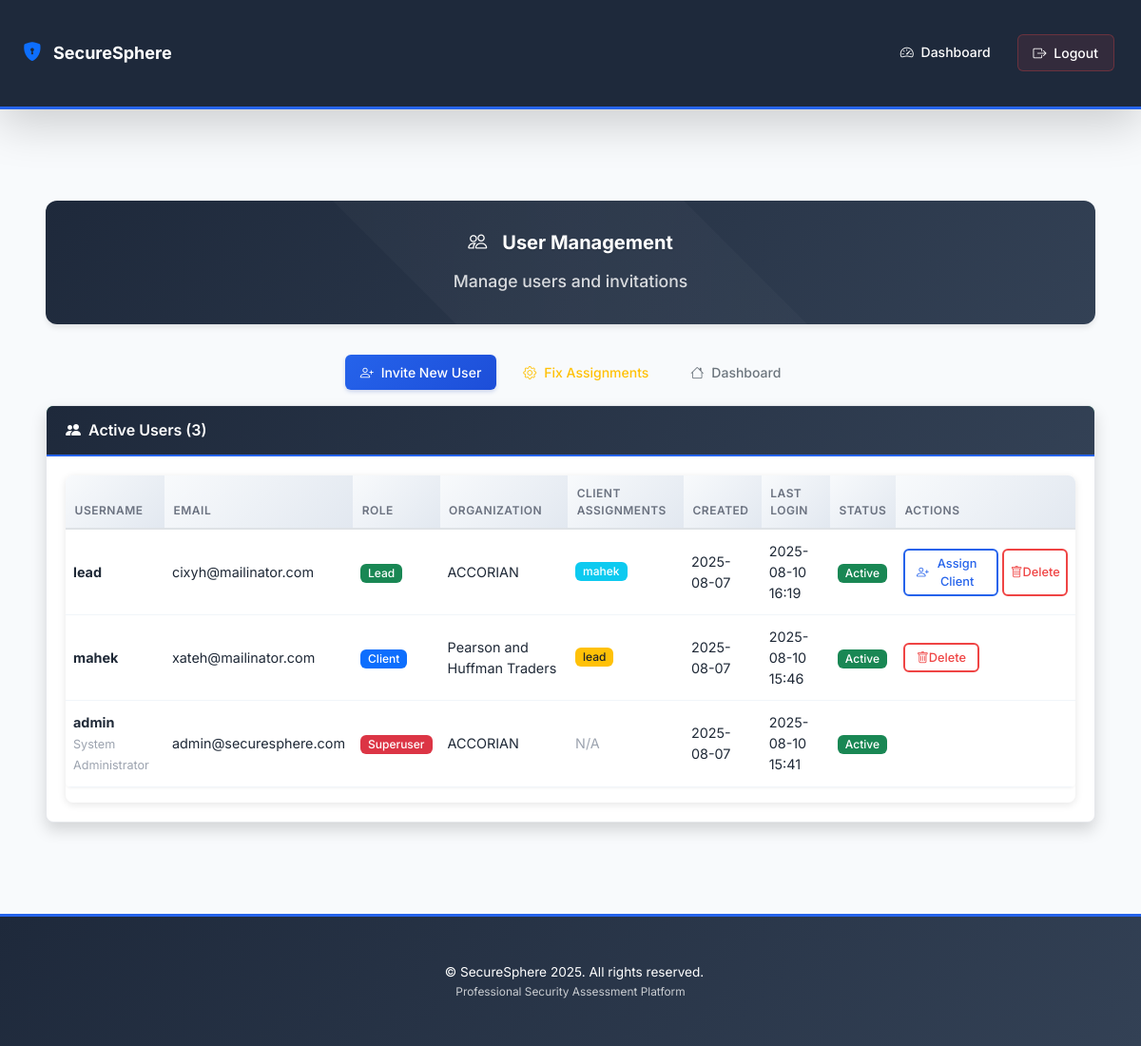
/admin/manage_users (signed in), run on the app's committed database.
### app.py (models this page shows, shortened)
class User(db.Model):
    __tablename__ = 'users'
    id = db.Column(db.Integer, primary_key=True)
    username = db.Column(db.String(80), unique=True, nullable=False, index=True)
    email = db.Column(db.String(120), nullable=False, index=True)
    password_hash = db.Column(db.String(200), nullable=False)
    role = db.Column(db.String(20), nullable=False, default='client')  # client, lead, superuser
    organization = db.Column(db.String(200), default='ACCORIAN')
    assigned_client_id = db.Column(db.Integer, db.ForeignKey('users.id'), nullable=True)  # For leads - which client they can review
    first_name = db.Column(db.String(100))
    last_name = db.Column(db.String(100))
    phone = db.Column(db.String(20))
    is_active = db.Column(db.Boolean, default=True)
    first_login = db.Column(db.Boolean, default=True)
    created_at = db.Column(db.DateTime, default=lambda: datetime.now(timezone.utc))
    last_login = db.Column(db.DateTime)
    products = db.relationship('Product', backref='owner', lazy=True, cascade='all, delete-orphan')
    responses = db.relationship('QuestionnaireResponse', backref='user', lazy=True)
    assigned_client = db.relationship('User', remote_side=[id], backref='assigned_leads', foreign_keys=[assigned_client_id])
    def get_accessible_clients(self):
        if self.role == 'superuser':
            return User.query.filter_by(role='client', is_active=True).all()
        elif self.role == 'lead':
            clients = []
            if self.assigned_client_id:
                old_client = User.query.filter_by(id=self.assigned_client_id, role='client', is_active=True).first()
                if old_client:
                    clients.append(old_client)
            new_clients = self.assigned_clients.filter_by(role='client', is_active=True).all()
            all_clients = {client.id: client for client in clients + new_clients}
            return list(all_clients.values())
        elif self.role == 'client':
            return [self]
        return []

### app.py (the view)
@app.route('/admin/manage_users')
@login_required('superuser')
def manage_users():
    users = User.query.order_by(User.created_at.desc()).all()
    pending_invitations = InvitationToken.query.filter_by(is_used=False).order_by(InvitationToken.created_at.desc()).all()
    clients = User.query.filter_by(role='client', is_active=True).order_by(User.username).all()
    return render_template('admin_manage_users.html', users=users, pending_invitations=pending_invitations, clients=clients)

### app.py (called while the page is built)
def login_required(role=None):
    def decorator(f):
        @wraps(f)
        def decorated_function(*args, **kwargs):
            if 'user_id' not in session:
                return redirect(url_for('login'))
            if role and session.get('role') != role:
                flash('Access denied!')
                return redirect(url_for('dashboard'))
            return f(*args, **kwargs)
        return decorated_function
    return decorator

### templates/admin_manage_users.html (shortened to what this page needs)
{% extends "base.html" %}
{% block content %}
<div class="container my-4">
    <div class="dashboard-header text-center">
        <h1 class="display-5 fw-bold">
            <i class="bi bi-people me-3"></i>User Management
        </h1>
        <p class="lead mb-0">Manage users and invitations</p>
    </div>
    <div class="row mb-4">
        <div class="col-12 text-center">
            <a href="{{ url_for('invite_client') }}" class="btn btn-primary me-2">
                <i class="bi bi-person-plus me-2"></i>Invite New User
            </a>
            <form method="POST" action="{{ url_for('fix_assignments') }}" style="display: inline;">
                <button type="submit" class="btn btn-outline-warning me-2" onclick="return confirm('Fix any assignment inconsistencies? This will synchronize old and new assignment systems.')">
                    <i class="bi bi-gear me-2"></i>Fix Assignments
                </button>
            </form>
            <a href="{{ url_for('dashboard') }}" class="btn btn-outline-secondary">
                <i class="bi bi-house me-2"></i>Dashboard
            </a>
        </div>
    </div>
    <div class="card shadow">
        <div class="card-header bg-success text-white">
            <h5 class="mb-0">
                <i class="bi bi-people-fill me-2"></i>Active Users ({{ users|length }})
            </h5>
        </div>
        <div class="card-body">
            <div class="table-responsive">
                <table class="table table-hover">
                    <thead>
                        <tr>
                            <th>Username</th>
                            <th>Email</th>
                            <th>Role</th>
                            <th>Organization</th>
                            <th>Client Assignments</th>
                            <th>Created</th>
                            <th>Last Login</th>
                            <th>Status</th>
                            <th>Actions</th>
                        </tr>
                    </thead>
                    <tbody>
                        {% for user in users %}
                        <tr>
                            <td>
                                <strong>{{ user.username }}</strong>
                                {% if user.first_name or user.last_name %}
                                <br><small class="text-muted">{{ user.first_name }} {{ user.last_name }}</small>
                                {% endif %}
                            </td>
                            <td>{{ user.email }}</td>
                            <td>
                                <span class="badge bg-{% if user.role == 'superuser' %}danger{% elif user.role == 'lead' %}success{% else %}primary{% endif %}">
                                    {{ user.role.title() }}
                                </span>
                            </td>
                            <td>{{ user.organization or 'N/A' }}</td>
                            <td>
                                {% if user.role == 'lead' %}
                                    {% set accessible_clients = user.get_accessible_clients() %}
                                    {% if accessible_clients %}
                                        <div class="mb-1">
                                            {% for client in accessible_clients %}
                                                <span class="badge bg-info me-1">{{ client.username }}</span>
                                            {% endfor %}
                                        </div>
                                    {% else %}
                                        <span class="text-muted">No clients assigned</span>
                                    {% endif %}
                                {% elif user.role == 'client' %}
                                    {% set assigned_leads = user.assigned_to_leads.all() %}
                                    {% if assigned_leads %}
                                        <div class="mb-1">
                                            {% for lead in assigned_leads %}
                                                <span class="badge bg-warning text-dark me-1">{{ lead.username }}</span>
                                            {% endfor %}
                                        </div>
                                    {% else %}
                                        <span class="text-muted">No leads assigned</span>
                                    {% endif %}
                                {% else %}
                                    <span class="text-muted">N/A</span>
                                {% endif %}
                            </td>
                            <td>{{ user.created_at.strftime('%Y-%m-%d') if user.created_at else 'N/A' }}</td>
                            <td>{{ user.last_login.strftime('%Y-%m-%d %H:%M') if user.last_login else 'Never' }}</td>
                            <td>
                                {% if user.is_active %}
                                    <span class="badge bg-success">Active</span>
                                {% else %}
                                    <span class="badge bg-secondary">Inactive</span>
                                {% endif %}
                            </td>
                            <td>
                                <div class="d-flex gap-1">
                                    {% if user.role == 'lead' %}
                                        <button class="btn btn-outline-primary btn-sm"
                                                onclick="showAssignClientModal({{ user.id }}, '{{ user.username }}')">
                                            <i class="bi bi-person-plus"></i> Assign Client
                                        </button>
                                    {% endif %}
                                    {% if user.role != 'superuser' %}
                                        <button class="btn btn-outline-danger btn-sm"
                                                onclick="confirmDeleteUser({{ user.id }}, '{{ user.username }}')">
                                            <i class="bi bi-trash"></i> Delete
                                        </button>
                                    {% endif %}
                                </div>
                            </td>
                        </tr>
                        {% endfor %}
                    </tbody>
                </table>
            </div>
        </div>
    </div>
</div>
{% endblock %}

### templates/base.html (style rules this page uses)
h1, .h1 { font-size: 1.75rem; }
h5, .h5 { font-size: 1rem; }
.mb-4 { margin-bottom: 1rem !important; }
.dashboard-page .container { max-width: 1200px; padding: 0.75rem; }
@media (min-width: 768px) { .dashboard-page .container { padding: 1.5rem; } }
.dashboard-header { background: linear-gradient(135deg, #f8fafc 0%, #e2e8f0 100%); border-radius: 12px; padding: 2rem 1.5rem; margin-bottom: 2rem !important; box-shadow: 0 4px 6px -1px rgba(0, 0, 0, 0.1); }
.dashboard-header h1 { text-shadow: 0 1px 2px rgba(0, 0, 0, 0.1); margin-bottom: 1rem !important; }
.dashboard-header p { color: #374151 !important; font-weight: 500 !important; font-size: 1.1rem !important; }
.btn-primary { box-shadow: 0 2px 4px rgba(30, 64, 175, 0.2); }

### data on the page
User: username "lead", email "cixyh@mailinator.com", role "Lead", organization "ACCORIAN", created_at "2025-08-07", last_login "2025-08-10 16:19", is_active "Active"
User: username "mahek", email "xateh@mailinator.com", role "Client", organization "Pearson and Huffman Traders", created_at "2025-08-07", last_login "2025-08-10 15:46", is_active "Active"
User: username "admin", first_name "System", last_name "Administrator", email "admin@securesphere.com", role "Superuser", organization "ACCORIAN", shows "N/A", created_at "2025-08-07", last_login "2025-08-10 15:41", is_active "Active"

### other printed values
{{ users|length }} "3"
{{ config.get('APP_NAME', 'SecureSphere') }} "SecureSphere"
